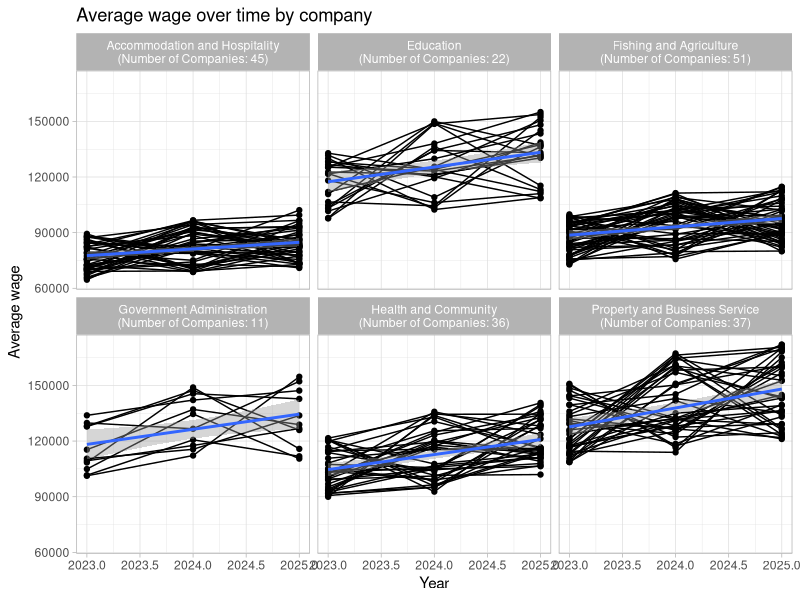
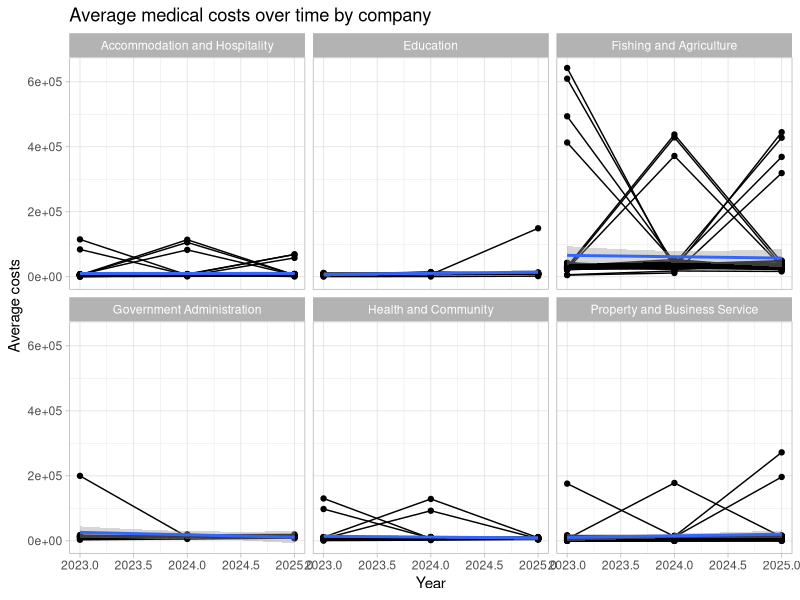

These figures' R source, in order: (Note: this script raises an error after producing the figures.)
library(tidyverse)
library(readxl)
data <- read_excel("2025 Case Comp Data CLEAN.xlsx")
view(data)
wage_table <- data %>% 
  mutate(
   avg_wage_2023 = `2023 wages` / `Number of employees 2023`,
   avg_wage_2024 = `2024 wages` / `Number of employees 2024`,
   avg_wage_2025 = `2025 wages` / `Number of employees 2025`
  ) %>% 
  select(`Company ID`, Industry, `2023` = avg_wage_2023, `2024` = avg_wage_2024, `2025` = avg_wage_2025) %>% 
  pivot_longer(cols = 3:5, names_to = "year", values_to = "avg_wage") %>%
  mutate(year = as.numeric(year))

cost_table <- data %>% 
  mutate(
    avg_costs_2023 = `2023 medical costs` / `2023 number of claims`,
    avg_costs_2024 = `2024 medical costs` / `2024 number of claims`,
    avg_costs_2025 = `2025 medical costs` / `2025 number of claims`
  ) %>% 
  select(`Company ID`, Industry, `2023` = avg_costs_2023, `2024` = avg_costs_2024, `2025` = avg_costs_2025) %>% 
  pivot_longer(cols = 3:5, names_to = "year", values_to = "avg_cost") %>%
  mutate(year = as.numeric(year))

employees_table <- data %>% 
  select(`Company ID`, Industry, `2023` = `Number of employees 2023`, `2024` = `Number of employees 2024`, `2025` = `Number of employees 2025`) %>% 
  pivot_longer(cols = 3:5, names_to = "year", values_to = "employees") %>%
  mutate(year = as.numeric(year))

claims_table <- data %>% 
  select(`Company ID`, Industry, `2023` = `2023 number of claims`, `2024` = `2024 number of claims`, `2025` = `2025 number of claims`) %>% 
  pivot_longer(cols = 3:5, names_to = "year", values_to = "claims") %>%
  mutate(year = as.numeric(year))

prepped_data <- full_join(wage_table, cost_table) %>%
  full_join(employees_table) %>% 
  full_join(claims_table)

# make a quick visualisation
company_counts <- prepped_data %>%
  group_by(Industry) %>%
  summarise(n_companies = n_distinct(`Company ID`))

avg_wage_plot <- ggplot(prepped_data, aes(x = year, y = avg_wage)) +
  geom_line(aes(group = `Company ID`)) +
  geom_point(aes(group = `Company ID`)) +
  labs(
    title = "Average wage over time by company",
    x = "Year",
    y = "Average wage"
  ) +
  geom_smooth(method = "lm") +
  facet_wrap(~Industry, labeller = labeller(Industry = function(x) {
    paste0(x, "\n(Number of Companies: ", company_counts$n_companies[match(x, company_counts$Industry)], ")")
  })) +
  theme_light()
avg_wage_plot
# looks like regression split by industry will be appropiate. fairly linear trends and in relatively close bands amongst each industry. No huge outliers anywhere

avg_cost_plot <- ggplot(prepped_data, aes(x = year, y = avg_cost)) +
  geom_line(aes(group = `Company ID`)) +
  geom_point(aes(group = `Company ID`)) +
  labs(
    title = "Average medical costs over time by company",
    x = "Year",
    y = "Average costs"
  ) +
  facet_wrap(~Industry) +
  theme_light() +
  geom_smooth(method = "lm")
avg_cost_plot
# possibly don't want to split these by industry, they seem similar cost no matter the industry. occasional large outliers indicating regression may be a poor choice. possibly just use a flat line model and then incorporate occasional outliers at a much higher cost (also fishing and agriculture has lots of incidents it seems)

# what I'm aiming to be able to do
regress_wage <- function(industry, summary = TRUE, assumptions = FALSE) {
  # input an industry and then output an average wage in 2026
  model <- lm(avg_wage ~ year, data = filter(avg_table, Industry == industry))
  if(!summary) {print(summary(model))}
  if(assumptions) {print(plot(model))}
  predict(model, newdata = data.frame(year = 2026)) %>% 
    return()
}
regress_wage("Education", TRUE)
regress_wage("Accommodation and Hospitality", TRUE)
regress_wage("Fishing and Agriculture", TRUE)
regress_wage("Government Administration", TRUE)
regress_wage("Health and Community", TRUE)
regress_wage("Property and Business Service", TRUE)
# all highly significant (highest p-value is government of 1% but likely due to smallest sample size)
# R^2 are low but due to limited historical data
# the curves in the plot look like they fit well

regress_cost <- function(industry, summary = TRUE) {
  # input an industry and then output an average wage in 2026
  model <- lm(avg_cost ~ year, data = filter(avg_table, Industry == industry))
  if(summary) {print(summary(model))}
  predict(model, newdata = data.frame(year = 3)) %>% 
    return()
}
regress_cost("Education", TRUE) # NOT SIGNIFICANT
regress_cost("Accommodation and Hospitality", TRUE) # NOT SIGNIFICANT
regress_cost("Fishing and Agriculture", TRUE) # NOT SIGNIFICANT
regress_cost("Government Administration", TRUE) # NOT SIGNIFICANT
regress_cost("Health and Community", TRUE) # NOT SIGNIFICANT
regress_cost("Property and Business Service", TRUE) # NOT SIGNIFICANT
regress_cost(unique(data$Industry), TRUE) # SIGNIFICANT but bad R^2

# ----
# TODO
# regress and predict for employee numbers
# work out what to do with medical costs / no. of claims
  # thinking keep as constant baseline with a certain chacne of the larger outliers.
